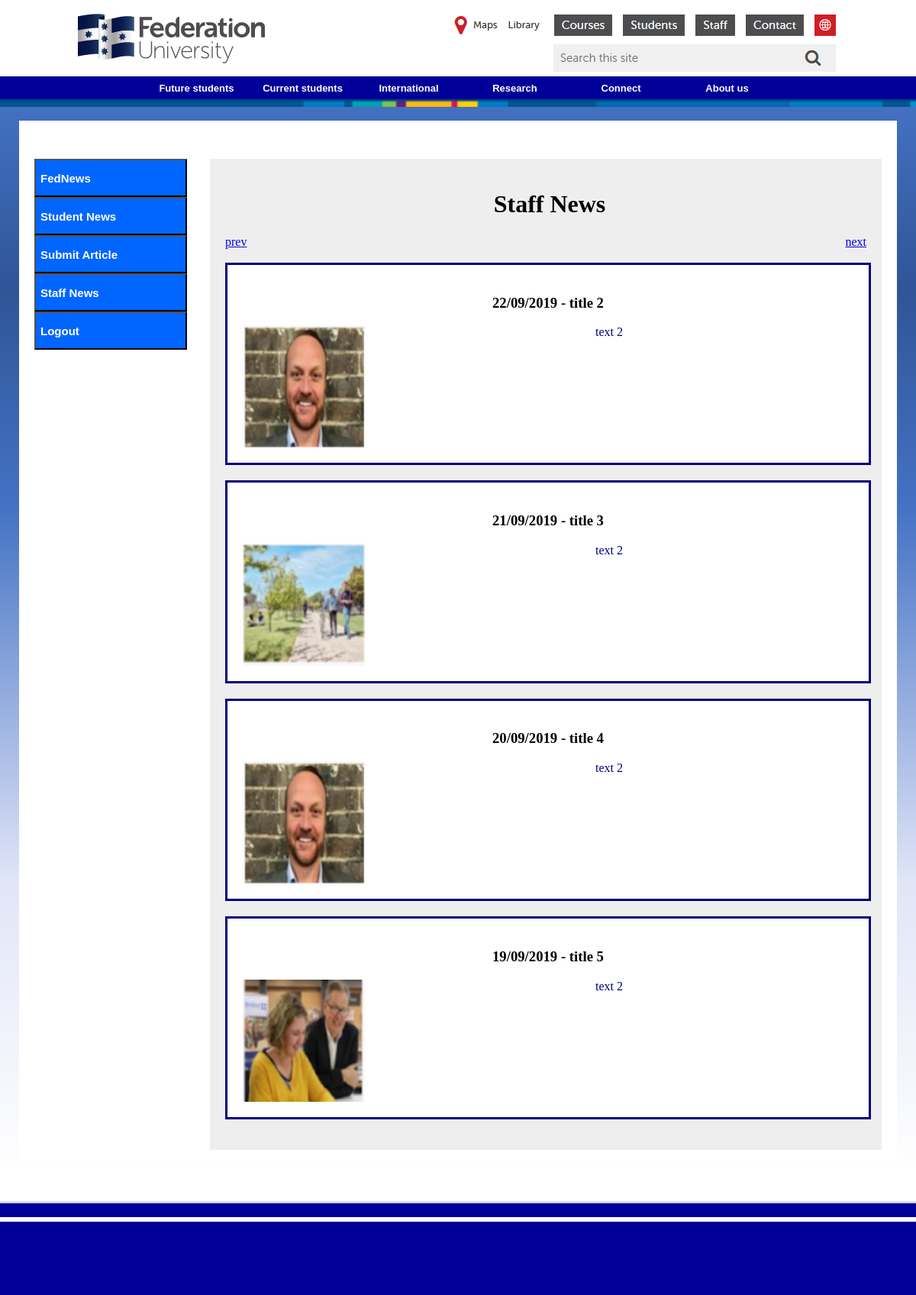
Page /staff_news.php (signed in) on the committed database.
### tables this page shows
create table Article (
    id int auto_increment,
    title varchar(128) not null,
    text varchar(5000) not null,
    audience enum ('public', 'student', 'staff') not null,
    author varchar(128) not null,
    reviewed enum ('pending', 'approved', 'rejected') default 'pending' not null,
    date date not null,
    image varchar(128) not null,
    constraint Article_id_uindex
        unique (id)
    );

### staff_news.php (the view, shortened to what this page needs)
<?php
$db = get_db();
$offset = (isset($_REQUEST['offset'])) ? intval($_REQUEST['offset']) : 0;
$query = <<<MYSQL
SELECT id, title, text, author, DATE_FORMAT(date, '%d/%m/%Y'), image
FROM Article
WHERE audience IN ('public', 'student', 'staff')
  and reviewed = 'approved'
ORDER BY date DESC
LIMIT $offset, 4;
MYSQL;
$stmt = $db->prepare($query);
$stmt->execute();
$stmt->store_result();
$stmt->bind_result($id, $title, $text, $author, $date, $image);
$articles = [];
while ($stmt->fetch()) {
  $articles[] = ['id' => $id, 'title' => $title, 'text' => $text, 'author' => $author, 'date' => $date,
    'image' => $image];
}
?>
<html lang="en">
<head>
  <link rel="stylesheet" type="text/css" href="CSS/stylesheet.css">
</head>
<body>
<div id="Header"></div>
<?php require_once 'imports/navbar_primary.php'; ?>
<div id="strip"></div>
<div id="background">
  <br>
  <div id="bond">
    <?php require_once 'navbar_secondary.php'; ?>
    <div id="body">
      <h1>Staff News</h1>
      <a style='float: left;' href="staff_news.php?offset=<?= $offset - 4 ?>">prev</a>
      <a style='float: right;' href="staff_news.php?offset=<?= $offset + 4 ?>">next</a>
      <br>
      <br>
      <?php foreach ($articles as $a) { ?>
        <div class="article">
          <a href="article.php?id=<?= $a['id'] ?>">
            <h3 class="article_heading"><?= $a['date'] ?> - <?= $a['title'] ?></h3>
            <img class="article_pic" src="<?= $a['image'] ?>">
            <div class="article_text"><?= $a['text'] ?></div>
          </a>
        </div>
      <?php } ?>
    </div>
  </div>
</div>
<div id="footer">
  <br>
  <div id="line"></div>
</div>
</body>
</html>

### CSS/stylesheet.css (style rules this page uses)
body { margin: 0; text-align: center; }
#background { max-width: 100vw; min-height: auto; background: url("Images/background.png") no-repeat; background-size: cover; padding-bottom: 50px; }
#strip { Background-image: url("Images/strip.png"); background-size: cover; width: 100%; height: 10px; }
h1 { margin-left: 10px; }
#Header { margin-left: auto; margin-right: auto; width: 1021px; height: 100px; background: url("Images/FedHeader.png") no-repeat; overflow-x: hidden; }
#bond { margin: 0; display: inline-block; height: auto; Background-color: #FFFFFF; padding: 20px; }
#body { margin-top: 30px; padding: 20px; float: left; min-width: 840px; max-width: 840px; height: auto; background-color: #eee; }
#footer { display: inline-block; height: 120px; width: 100%; max-width: 100vw; background-color: #000099; color: #FFFFFF; }
#line { border-style: solid; border-color: #FFFFFF; }
.article { display: inline-block; Background-color: #FFFFFF; border-color: #000080; border-style: solid; height: auto; width: 100%; max-width: 800px; padding: 20px; margin-bottom: 20px; }
.article a { text-decoration: none; }
.article_pic { float: left; background-size: cover; height: 160px; width: 160px; cursor: pointer; }
.article_text { color: #000080; background-color: #FFFFFF; cursor: pointer; }
.article_heading { color: #000000; }

### rows in the picture
article: date "22/09/2019", title "title 2", image (picture), text "text 2"
article: date "21/09/2019", title "title 3", image (picture), text "text 2"
article: date "20/09/2019", title "title 4", image (picture), text "text 2"
article: date "19/09/2019", title "title 5", image (picture), text "text 2"
